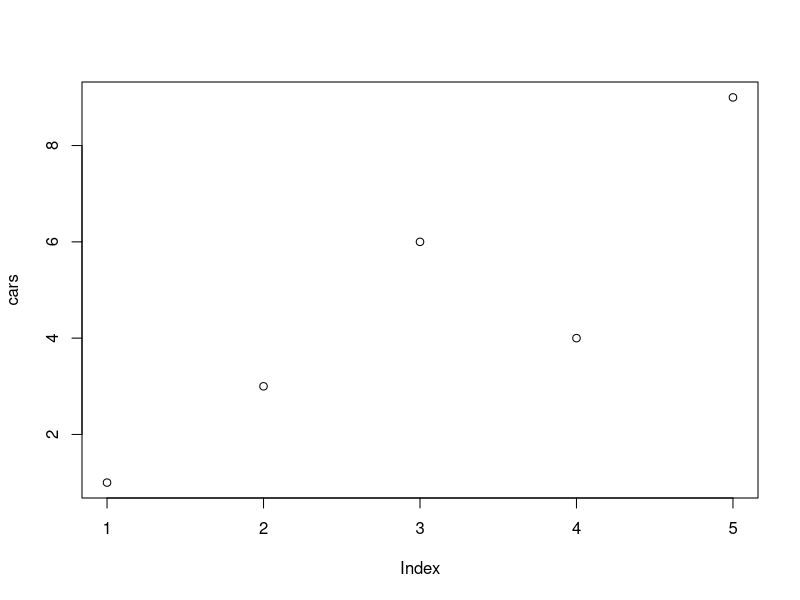
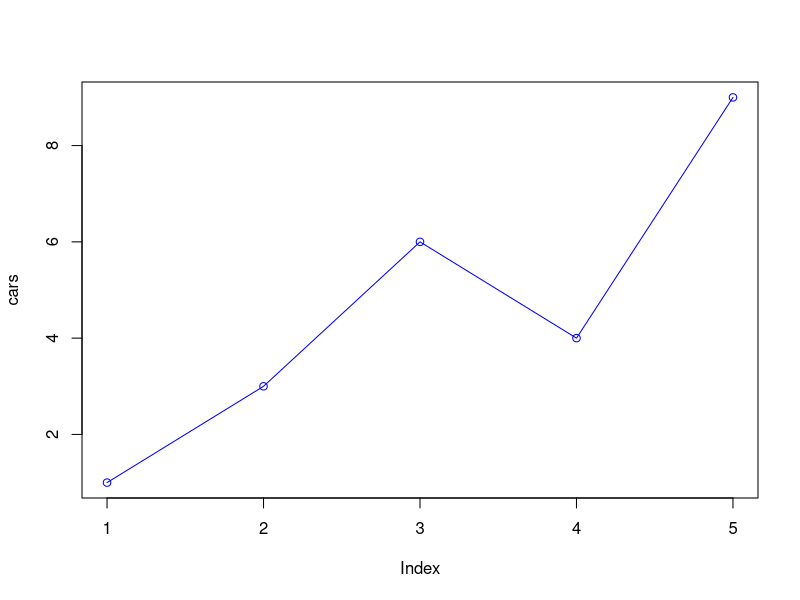
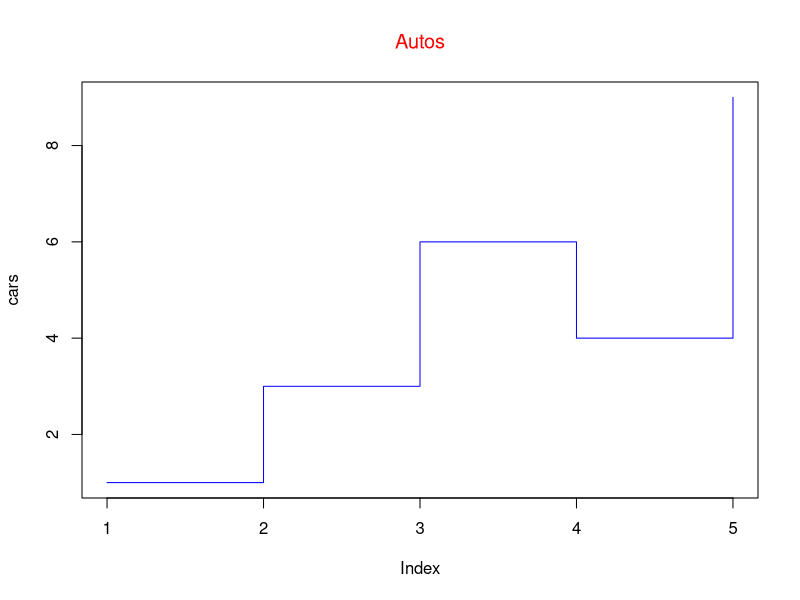
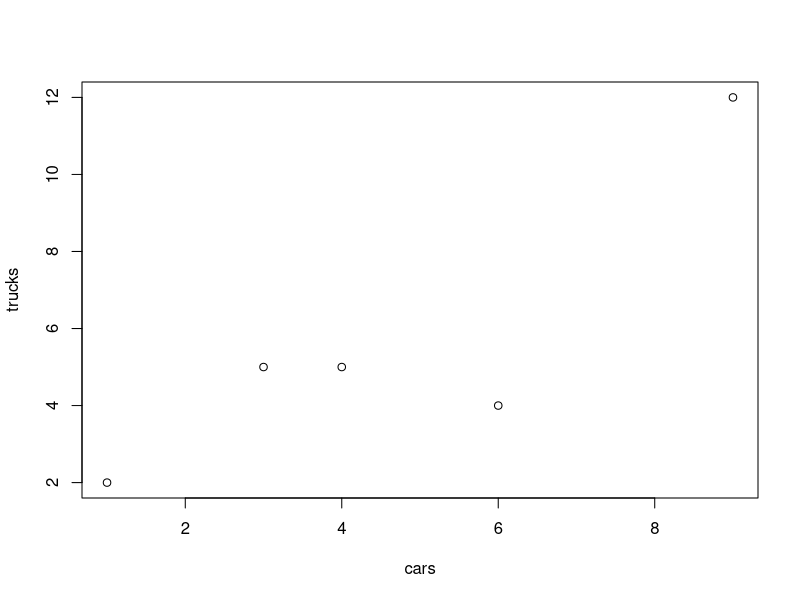
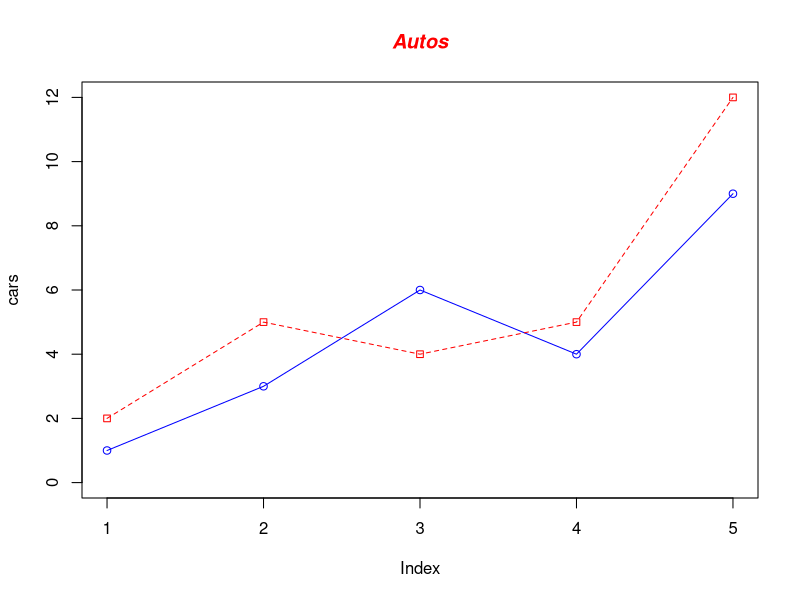

These charts were generated, in order, by the following R code:
#A "scatter plot" is a type of plot used to display the relationship 
#between two numerical variables, and plots one dot for each 
#observation.
#It needs two vectors of same length, 
#one for the x-axis (horizontal) and one for the y-axis (vertical):

# Define the cars vector with 5 values
cars <- c(1, 3, 6, 4, 9)
# Graph the cars vector with all defaults
plot(cars)
# Define the cars vector with 5 values
cars <- c(1, 3, 6, 4, 9)

# Graph cars using blue points overlayed by a line 
plot(cars, type="o", col="blue")
plot(cars, type="s", col="blue")
# Create a title with a red, bold/italic font
title(main="Autos", col.main="red", font.main=10)

# Define 2 vectors
cars <- c(1, 3, 6, 4, 9)
trucks <- c(2, 5, 4, 5, 12)
plot(cars,trucks)

# Graph cars using a y axis that ranges from 0 to 12
plot(cars, type="o", col="blue", ylim=c(0,12))

# Graph trucks with red dashed line and square points
lines(trucks, type="o", pch=22, lty=2, col="red")

# Create a title with a red, bold/italic font
title(main="Autos", col.main="red", font.main=4)